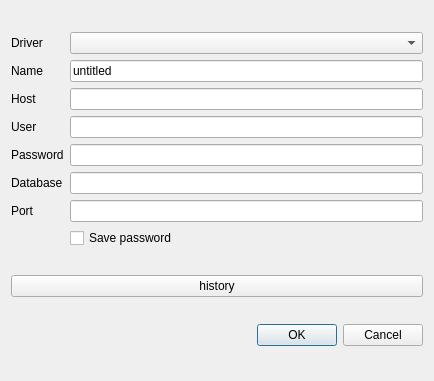
<?xml version="1.0" encoding="UTF-8"?>
<ui version="4.0">
 <class>DatabaseConnectDialog</class>
 <widget class="QDialog" name="DatabaseConnectDialog">
  <property name="geometry">
   <rect>
    <x>0</x>
    <y>0</y>
    <width>434</width>
    <height>381</height>
   </rect>
  </property>
  <property name="windowTitle">
   <string>Connect</string>
  </property>
  <layout class="QVBoxLayout" name="verticalLayout">
   <item>
    <layout class="QGridLayout" name="gridLayout">
     <item row="2" column="0">
      <widget class="QLabel" name="label">
       <property name="text">
        <string>Host</string>
       </property>
      </widget>
     </item>
     <item row="4" column="0">
      <widget class="QLabel" name="label_3">
       <property name="text">
        <string>Password</string>
       </property>
      </widget>
     </item>
     <item row="3" column="0">
      <widget class="QLabel" name="label_2">
       <property name="text">
        <string>User</string>
       </property>
      </widget>
     </item>
     <item row="1" column="1">
      <widget class="QLineEdit" name="connectionName">
       <property name="minimumSize">
        <size>
         <width>300</width>
         <height>0</height>
        </size>
       </property>
       <property name="text">
        <string>untitled</string>
       </property>
      </widget>
     </item>
     <item row="3" column="1">
      <widget class="QLineEdit" name="user"/>
     </item>
     <item row="4" column="1">
      <widget class="QLineEdit" name="password">
       <property name="echoMode">
        <enum>QLineEdit::Password</enum>
       </property>
      </widget>
     </item>
     <item row="1" column="0">
      <widget class="QLabel" name="label_6">
       <property name="text">
        <string>Name</string>
       </property>
      </widget>
     </item>
     <item row="2" column="1">
      <widget class="QLineEdit" name="host"/>
     </item>
     <item row="0" column="1">
      <widget class="QComboBox" name="driver"/>
     </item>
     <item row="0" column="0">
      <widget class="QLabel" name="label_7">
       <property name="text">
        <string>Driver</string>
       </property>
      </widget>
     </item>
     <item row="9" column="1">
      <widget class="QCheckBox" name="savePassword">
       <property name="text">
        <string>Save password</string>
       </property>
      </widget>
     </item>
     <item row="5" column="0">
      <widget class="QLabel" name="label_4">
       <property name="text">
        <string>Database</string>
       </property>
      </widget>
     </item>
     <item row="5" column="1">
      <widget class="QLineEdit" name="database"/>
     </item>
     <item row="6" column="0">
      <widget class="QLabel" name="label_5">
       <property name="text">
        <string>Port</string>
       </property>
      </widget>
     </item>
     <item row="6" column="1">
      <widget class="QLineEdit" name="port"/>
     </item>
    </layout>
   </item>
   <item>
    <widget class="QPushButton" name="history">
     <property name="text">
      <string>history</string>
     </property>
    </widget>
   </item>
   <item>
    <widget class="QDialogButtonBox" name="buttonBox">
     <property name="orientation">
      <enum>Qt::Horizontal</enum>
     </property>
     <property name="standardButtons">
      <set>QDialogButtonBox::Cancel|QDialogButtonBox::Ok</set>
     </property>
    </widget>
   </item>
  </layout>
 </widget>
 <tabstops>
  <tabstop>driver</tabstop>
  <tabstop>connectionName</tabstop>
  <tabstop>host</tabstop>
  <tabstop>user</tabstop>
  <tabstop>password</tabstop>
  <tabstop>database</tabstop>
  <tabstop>port</tabstop>
  <tabstop>savePassword</tabstop>
  <tabstop>history</tabstop>
 </tabstops>
 <resources/>
 <connections>
  <connection>
   <sender>buttonBox</sender>
   <signal>accepted()</signal>
   <receiver>DatabaseConnectDialog</receiver>
   <slot>accept()</slot>
   <hints>
    <hint type="sourcelabel">
     <x>248</x>
     <y>254</y>
    </hint>
    <hint type="destinationlabel">
     <x>157</x>
     <y>274</y>
    </hint>
   </hints>
  </connection>
  <connection>
   <sender>buttonBox</sender>
   <signal>rejected()</signal>
   <receiver>DatabaseConnectDialog</receiver>
   <slot>reject()</slot>
   <hints>
    <hint type="sourcelabel">
     <x>316</x>
     <y>260</y>
    </hint>
    <hint type="destinationlabel">
     <x>286</x>
     <y>274</y>
    </hint>
   </hints>
  </connection>
 </connections>
</ui>
